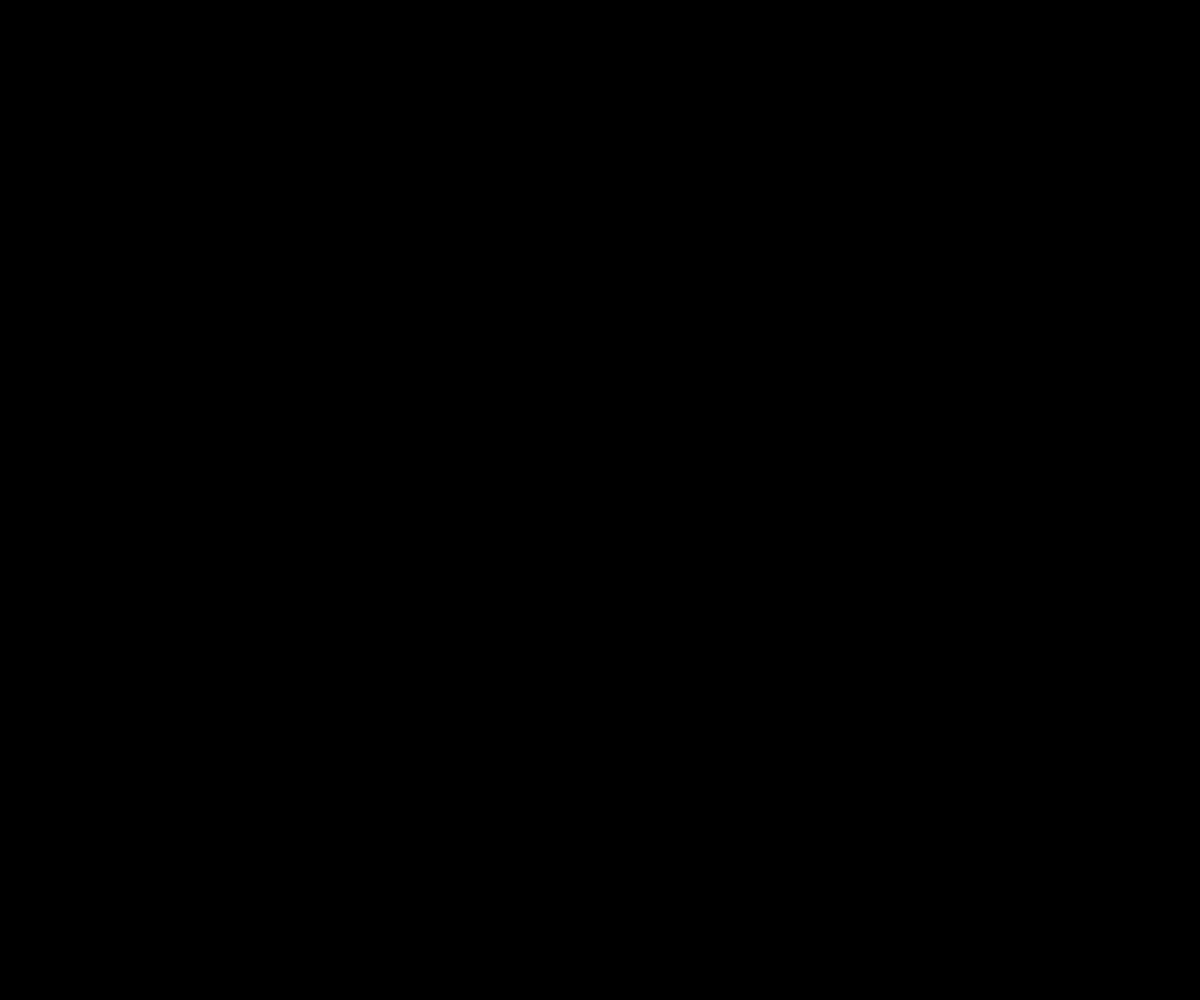
Frame 1 (no input)
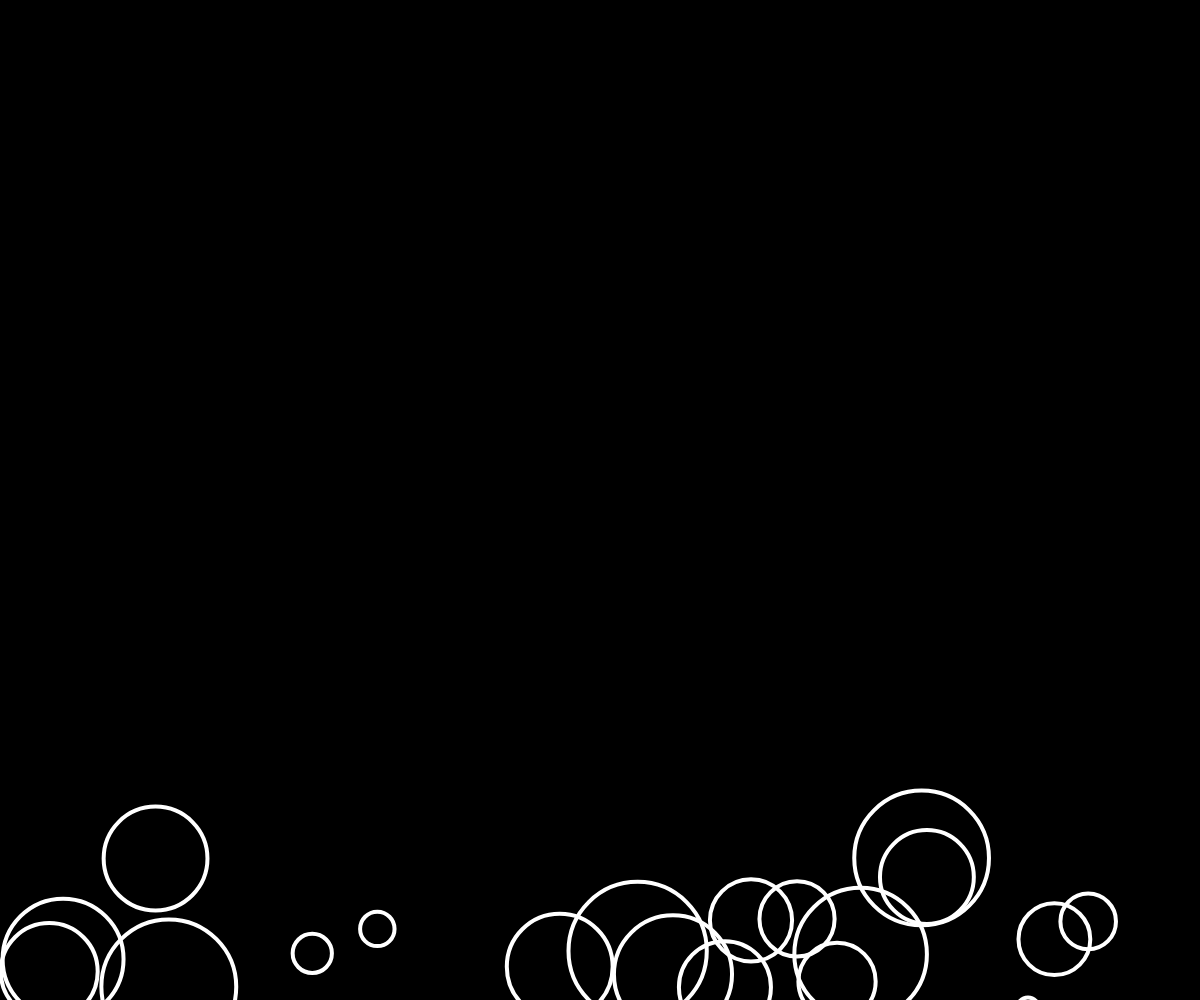
Frame 60 (no input)
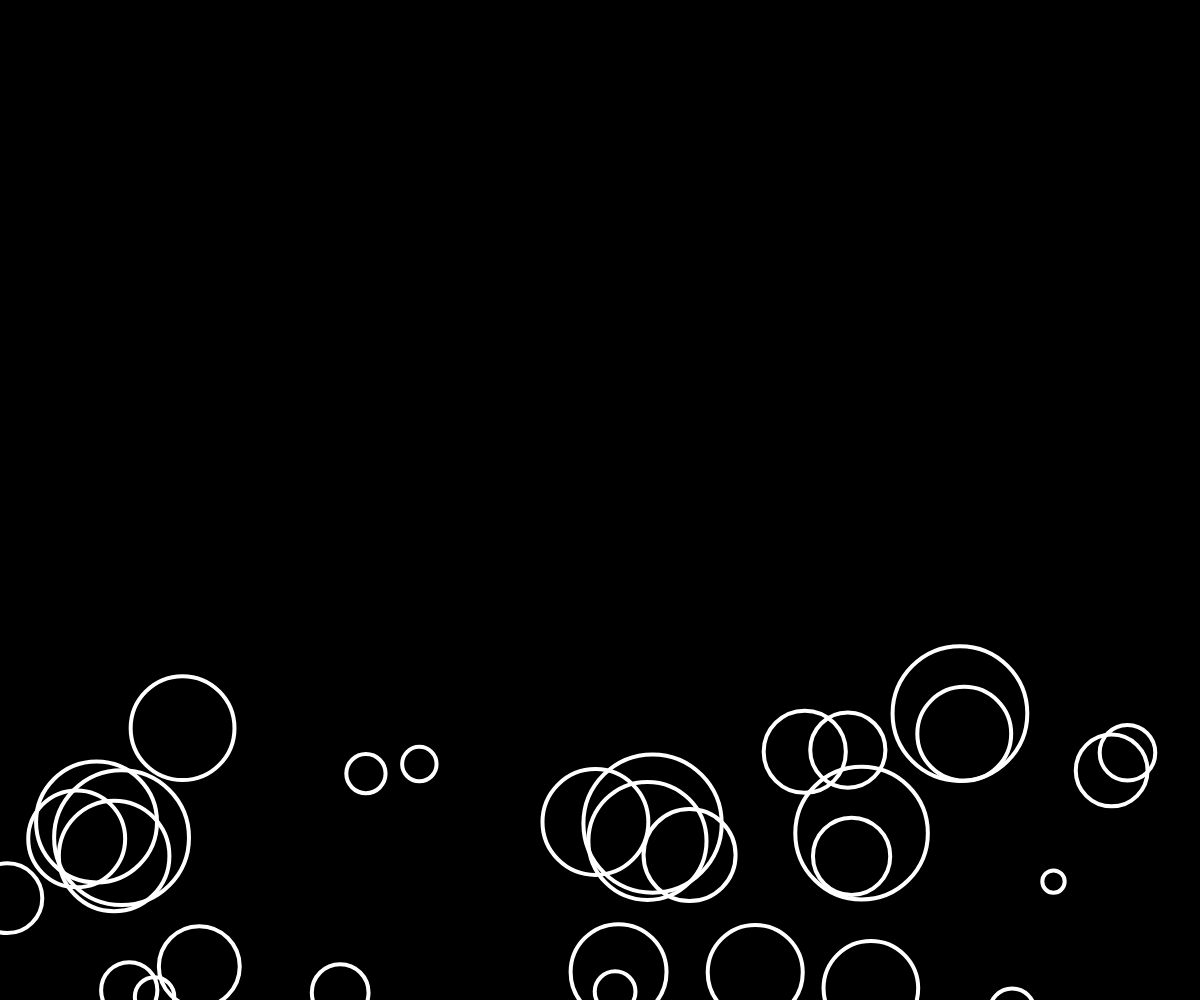
Frame 120 (the mouse pressed at the canvas centre since frame 60)

The p5.js sketch that drew these frames (run headless with seeded random() and noise() and a simulated clock; from frame 60 on, the mouse is pressed at the canvas centre):

// p5.js sketch
// ── sketch.js
function clamp(number, min, max){
    if(number < min){return min}
    else if(number > max){return max}
}

class Bubble {
    constructor(x, start_at, size) {
        this.x = x;
        this.start_at = start_at;
        this.size = size;

      
      
      
        this.width = 60;
        this.height = this.width*2;
        this.start_x = x;
        this.start_y = 0-this.size/2;

        this.x_moves = [];
        this.y_moves = [];
        this.steps = 1000;

        let i = 0;
        while(i*this.height < windowHeight){
            if(i%2 == 0){
                let x3 = this.start_x, y3 = this.start_y, x4 =this.start_x, y4 =this.start_y+this.height, x1 =this.start_x+this.width, y1 =this.start_y, x2 =this.start_x+this.width, y2 =this.start_y+this.height;
                //bezier(x1, y1, x2, y2, x3, y3, x4, y4);
                for(let j = 0; j<this.steps; j++){
                    let t = j / this.steps;
                    let x = bezierPoint(x1, x2, x3, x4, t);
                    let y = bezierPoint(y1, y2, y3, y4, t);
                    this.x_moves.push(x);
                    this.y_moves.push(y);
                }
              
            }else{
                let x3 = this.start_x, y3 = this.start_y+this.height, x4 = this.start_x, y4 = this.start_y, x1 = this.start_x+this.width, y1 = this.start_y+this.height, x2 = this.start_x+this.width, y2 = this.start_y;
                //bezier(x1, y1, x2, y2, x3, y3, x4, y4);
                  let temp_moves_x = [];
                  let temp_moves_y = [];
                  for(let j = 0; j<this.steps; j++){
                    let t = j / this.steps;
                    let x = bezierPoint(x1, x2, x3, x4, t);
                    let y = bezierPoint(y1, y2, y3, y4, t);
                    temp_moves_x.push(x);
                    temp_moves_y.push(y);
                }
              this.x_moves = this.x_moves.concat(temp_moves_x.reverse())
              this.y_moves = this.y_moves.concat(temp_moves_y.reverse())
            }

            this.start_y += this.height;
            i++;
        }
      this.y_moves = this.y_moves.reverse();

      this.x_ind = this.x_moves.length * this.start_at;
      this.y_ind = this.y_moves.length * this.start_at;

    }

    move(speed = 1, sway = 1, jitter = 1) {
        speed = Math.trunc(speed);
        
        if(this.y_ind >= this.y_moves.length){this.y_ind = 0}
        if(this.x_ind >= this.x_moves.length){this.x_ind = 0}
        this.x_ind += 1 + speed;
        this.y_ind += 1 + speed;
        this.x = this.x_moves[this.x_ind] + ((Math.random() - 0.5) * jitter);
        this.y = this.y_moves[this.y_ind] + ((Math.random() - 0.5) * jitter);
    }

    show() {
        stroke(255);
        strokeWeight(4);
        noFill();
        ellipse(this.x, this.y, this.size, this.size);
    }
}

let bubbles = [];

function setup() {
    createCanvas(windowWidth, windowHeight);
    for(let i = 0; i < 100; i++){
        let random_width = Math.trunc(Math.random()*windowWidth);
        let random_size = 20 + Math.random()*120;

        bubbles.push(new Bubble(random_width, Math.random(), random_size));
    }
    bubble = new Bubble(200, 0, 200);
    
}

function draw() {
    background(0, 0, 0);
    
    fill(255);
    for(let i = 0; i < bubbles.length; i++){
        let speed = 10 + Math.random()*20;
        let jitter = speed / 10000;
        bubbles[i].move(speed, 0, jitter);
        bubbles[i].show();
    }

    
}
